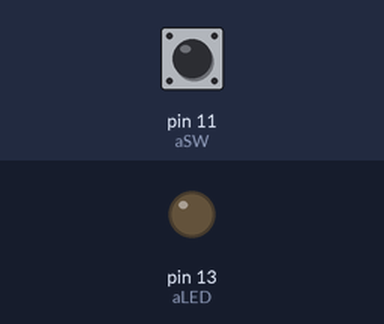
A sketch run on a simulated Arduino Uno, built with avr-gcc and run on an emulated ATmega328P. Shown: output pins drawn as LEDs (lit = HIGH). Dashed ring = blinking. The test bench sets the inputs (shaded band); at power-on: pin 11 (aSW) LOW.

Above: at 1.2 s.
1.3 s: pin 11 (aSW) pulled HIGH for 0.15 s
At 1.55 s:
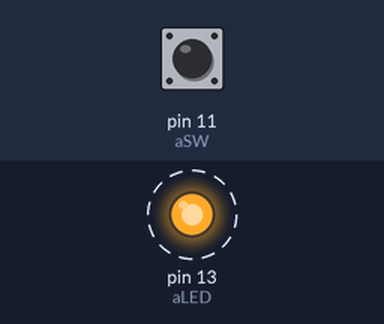
4.3 s: pin 11 (aSW) pulled HIGH for 1 s
At 4.3 s:
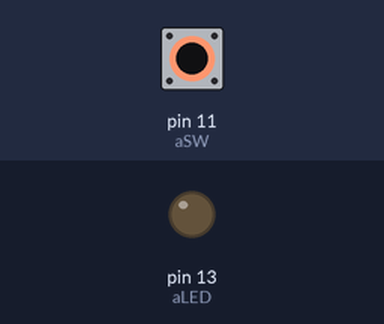
6.8 s: pin 11 (aSW) pulled HIGH for 3.2 s
At 7.05 s:
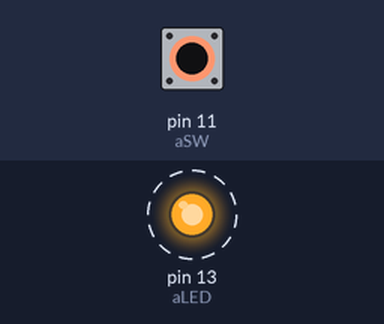
Timing chart, 0 to 17.5 s (numbered marks = the images above; inputs shaded):
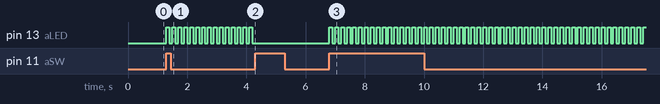

Measured:
- after the input at 1.3 s, pin 13 (aLED): alternates HIGH for 0.10 s and LOW for 0.10 s, starting at once
- after the input at 4.3 s, pin 13 (aLED): stops changing and stays LOW
- after the input at 6.8 s, pin 13 (aLED): alternates HIGH for 0.10 s and LOW for 0.10 s, starting at once

The sketch:

switch07_quiz.ino
```cpp
//스위치 엣지 체크를 이용한 led 제어
int aLED = 13;
int aSW = 11;
boolean output = LOW;
int flag = 0;

boolean pre_val = LOW;
boolean cur_val = LOW;

void setup() {
  // put your setup code here, to run once:
  Serial.begin(115200);
  pinMode(aLED, OUTPUT);
  pinMode(aSW, INPUT);
  digitalWrite(aLED, output);
}
int state=0;
void loop() {
  cur_val = digitalRead(aSW);
  if (pre_val == LOW && cur_val == HIGH ) { //rising edge check
    if(flag == 0){
      //처음 들어왔으니까 점멸
      state=1;
      flag=1;
    }
    else if(flag == 1){
      //끄기
      state = 0;
      flag=0;
      digitalWrite(aLED,LOW);
    }

  }
  //점멸
  if(state){
    output= !output;
    digitalWrite(aLED, output);
    delay(100);
  }
  pre_val = cur_val;
}
```
